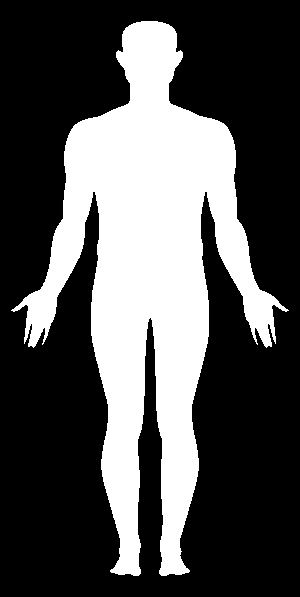
#> input picture morphology/ab.jpg, 300 x 597 px
$ python morphological_ops.py --image ab.jpg
#> lines starting #> are read from the running program, lines starting #| are printed output that depends on the picture
import argparse
import cv2


ap = argparse.ArgumentParser()
ap.add_argument("-i", "--image", required=True,
                help="path to input image")


args = vars(ap.parse_args())

image = cv2.imread(args["image"])
#> image is the input picture: shape (597, 300, 3); min 0, max 255, mean 82.3
gray = cv2.cvtColor(image, cv2.COLOR_BGR2GRAY)
cv2.imshow("original" , image)

for i in range(0, 8):
    #erosion
    #eat forground pixels
    eroded = cv2.erode(gray.copy(), None, iterations=i+1)
    cv2.imshow("Eroded {} times".format(i+1), eroded)
    cv2.waitKey(0)
#> this loop made 8 passes
#> pass 1, `eroded = cv2.erode(gray.copy(), None, iterations=i+1)`:
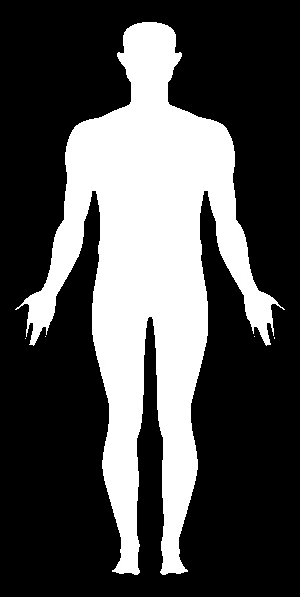
#> eroded: shape (597, 300); min 0, max 255, mean 77.7
#> pass 3, `eroded = cv2.erode(gray.copy(), None, iterations=i+1)`:
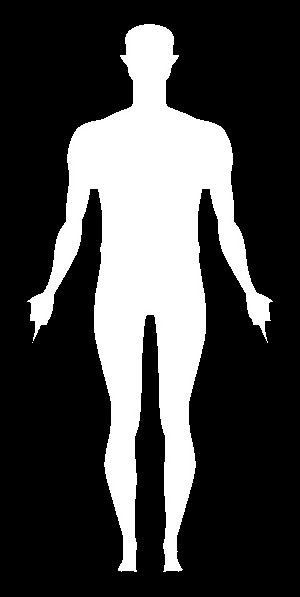
#> eroded: shape (597, 300); min 0, max 255, mean 69.1


cv2.destroyAllWindows()
cv2.imshow("original", image)


for i in range(0, 3):
    #dilation
    #grows our forground region
    dilated = cv2.dilate(gray.copy(), None, iterations=i+1)
    cv2.imshow("Dilated {} times".format(i+1), dilated)
    cv2.waitKey(0)
#> this loop made 3 passes
#> pass 1, `dilated = cv2.dilate(gray.copy(), None, iterations=i+1)`:
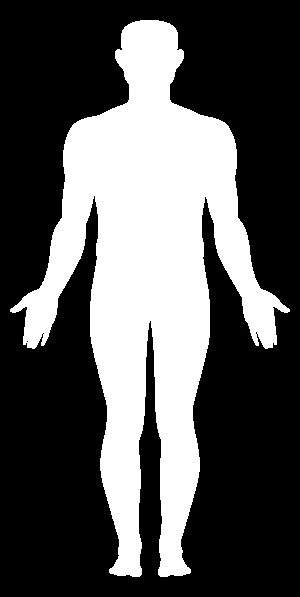
#> dilated: shape (597, 300); min 0, max 255, mean 87
#> pass 3, `dilated = cv2.dilate(gray.copy(), None, iterations=i+1)`:
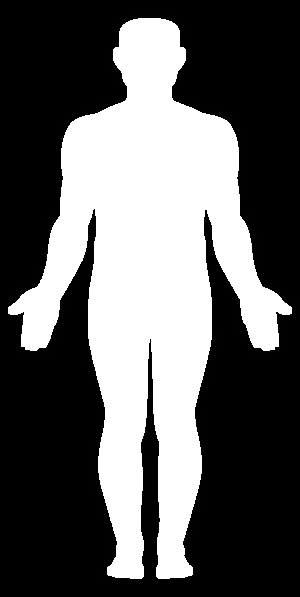
#> dilated: shape (597, 300); min 0, max 255, mean 95.7


cv2.destroyAllWindows()
cv2.imshow("original", image)
kernelSize = [(3,3),(5,5),(7,7)]

for kernel_size in kernelSize:
    #opening
    #first an erosion is applied to remove the small blobs,
    #  then a dilation is applied to regrow the size of the original object.
    kernel = cv2.getStructuringElement(cv2.MORPH_RECT, kernel_size)
    opening = cv2.morphologyEx(gray, cv2.MORPH_OPEN, kernel)
    cv2.imshow("openning: ({} , {})".format(
        kernel_size[0], kernel_size[1]), opening
    )

    cv2.waitKey(0)
#> this loop made 3 passes
#> kernel on pass 1: [[1, 1, 1], [1, 1, 1], [1, 1, 1]]


cv2.destroyAllWindows()
cv2.imshow("original", image)


for kernel_size in kernelSize:
    #closing
    #The exact opposite to an opening would be a closing.
    # A closing is a dilation followed by an erosion.
    kernel = cv2.getStructuringElement(cv2.MORPH_RECT, kernel_size)
    closing = cv2.morphologyEx(gray, cv2.MORPH_CLOSE, kernel)
    cv2.imshow("openning: ({} , {})".format(
        kernel_size[0], kernel_size[1]), closing
    )

    cv2.waitKey(0)


cv2.destroyAllWindows()
cv2.imshow("original", image)


for kernel_size in kernelSize:
    #gradiant
    #A morphological gradient is the difference between a dilation and erosion.
    #It is useful for determining the outline of a particular object of an image:

    kernel = cv2.getStructuringElement(cv2.MORPH_RECT, kernel_size)
    gradient = cv2.morphologyEx(gray, cv2.MORPH_GRADIENT, kernel)
    cv2.imshow("openning: ({} , {})".format(
        kernel_size[0], kernel_size[1]), gradient
    )

    cv2.waitKey(0)
#> this loop made 3 passes
#> pass 1, `gradient = cv2.morphologyEx(gray, cv2.MORPH_GRADIENT, kernel)`:
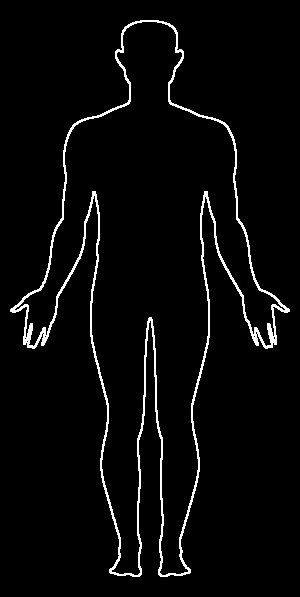
#> gradient: shape (597, 300); min 0, max 255, mean 9.3
#> pass 2, `gradient = cv2.morphologyEx(gray, cv2.MORPH_GRADIENT, kernel)`:
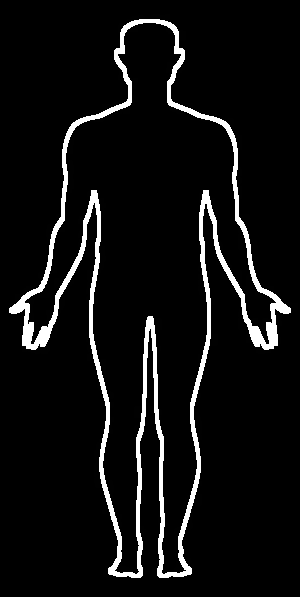
#> gradient: shape (597, 300); min 0, max 255, mean 18
#> pass 3, `gradient = cv2.morphologyEx(gray, cv2.MORPH_GRADIENT, kernel)`:
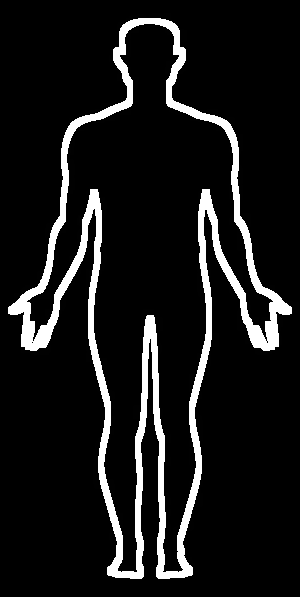
#> gradient: shape (597, 300); min 0, max 255, mean 26.5

$ run again, on morphology/aaa.png
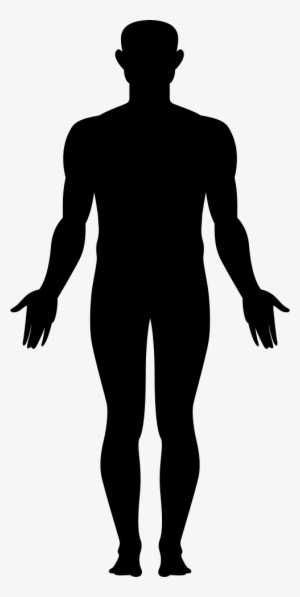
#> input picture morphology/aaa.png, 300 x 597 px
#> image is the input picture: shape (597, 300, 3); min 0, max 248, mean 163.6
#> the loop `for i in range(0, 3):` made 3 passes
#> pass 3, `dilated = cv2.dilate(gray.copy(), None, iterations=i+1)`:
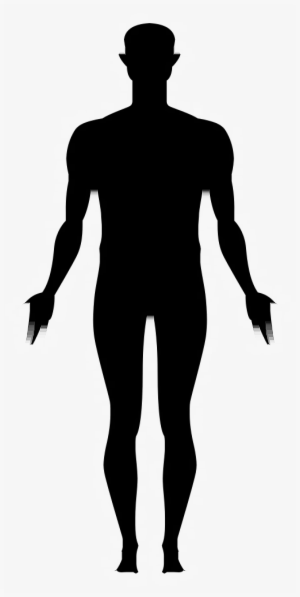
#> dilated: shape (597, 300); min 0, max 248, mean 176.5
#> the loop `for kernel_size in kernelSize:` made 3 passes
#> kernel on pass 1: [[1, 1, 1], [1, 1, 1], [1, 1, 1]]
#> the loop `for kernel_size in kernelSize:` made 3 passes
#> pass 3, `gradient = cv2.morphologyEx(gray, cv2.MORPH_GRADIENT, kernel)`:
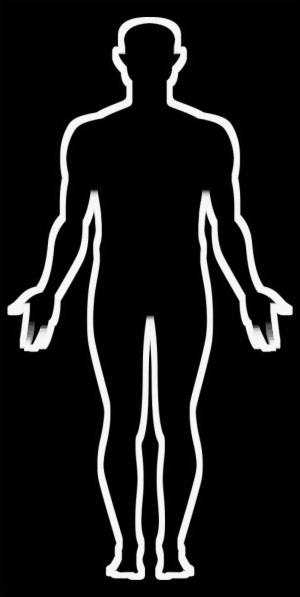
#> gradient: shape (597, 300); min 0, max 248, mean 25.5
